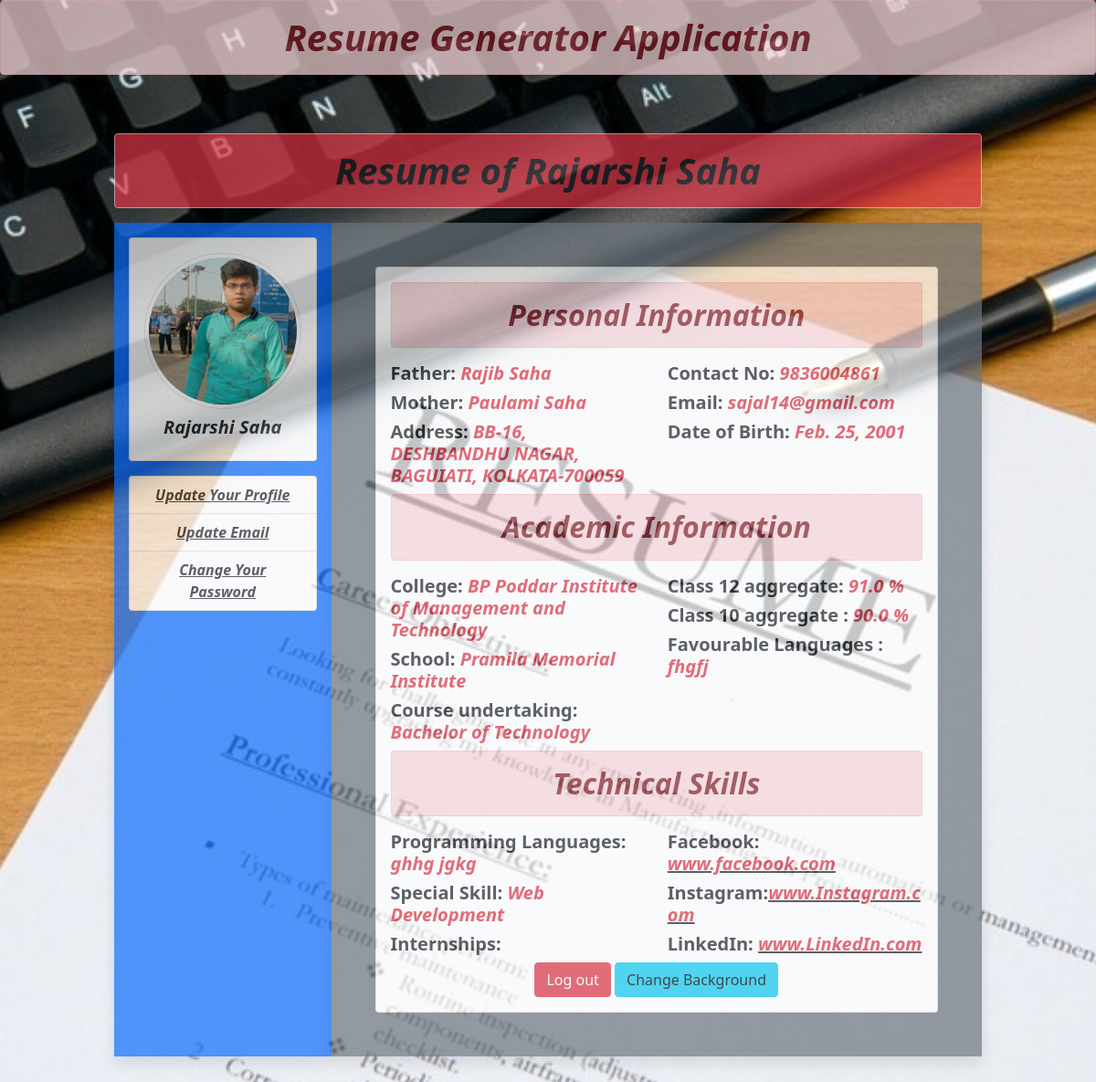
/viewResume/15/ (signed in), run on the app's committed database.
### resume/models.py (models this page shows, shortened)
class profile(models.Model):
    user = models.ForeignKey(User, on_delete=models.CASCADE)
    name = models.CharField(max_length=100, default=' ')
    profile_img = models.ImageField(upload_to='pro_img', blank=True)
    dob = models.DateField()
    mobile_no = models.PositiveIntegerField()
    state = models.CharField(max_length=200, choices=STATE_CHOICES)
    address = models.CharField(max_length=250)
    father_name = models.CharField(max_length=150)
    mother_name = models.CharField(max_length=150)
    college_name = models.TextField()
    school_name = models.TextField()
    class_12 = models.FloatField()
    class_10 = models.FloatField()
    persue_course = models.CharField(max_length=150, choices=COURSE_CHOICES)
    language = models.TextField(blank=True)

class skills(models.Model):
    profile = models.OneToOneField(profile, on_delete=models.CASCADE)
    code = models.TextField(default='')
    skill_name = models.CharField(max_length=200)
    intern_exp = models.TextField()
    facebook = models.CharField(max_length=150)
    instagram = models.CharField(max_length=150)
    linkedIn = models.CharField(max_length=150)

### resume/views.py (the view)
# urls.py: path('viewResume/<int:id>/', views.resume_view, name='resumeView'),
def resume_view(request, id):
    if request.user.is_authenticated:
        prof = profile.objects.get(pk=id)
        skill = skills.objects.get(profile=prof.id)
        return render(request, 'resume.html', {'prof': prof, 'skill': skill})
    else:
        return HttpResponseRedirect('/')

### templates/resume.html (shortened to what this page needs)
{% extends 'base.html' %}
{% block content %}
<div class="row setRadius">
    <h1 class="text-center text-danger fw-bold bg-danger text-dark alert alert-danger shadow "> <i>Resume of {{prof.name}}
    </i> </h1>
    <div class="col-sm-3 shadow p-3 bg-primary">
        <div class="card">
            <div class="card-body">
                <img src={{prof.profile_img.url}} alt="" class="img-fluid img-thumbnail mb-2 setImage">
                <h5 class="text-center fw-bold"><strong><i>{{prof.name}}</i></strong></h5>
            </div>
        </div>
        <div class="list-group my-3">
            <a href="{% url 'updateProfile' prof.id %}" class="list-group-item text-center fw-bold"><u><i>Update Your Profile</i></u></a>
            <a href="{% url 'updateEmail' %}" class="list-group-item text-center fw-bold"><u><i>Update Email</i></u></a>
            <a href="{% url 'changePassword' %}" class="list-group-item text-center fw-bold"><u><i>Change Your Password</i></u></a>
        </div>
    </div>
    <div class="col-sm-9 shadow p-5 bg-secondary">
        <div class="card">
            <div class="card-body">
                <h2 class="text-center alert alert-danger"> <strong> <i>Personal Information</i></strong> </h2>
                <div class="row">
                    <div class="col-sm-6">
                        <h5 class="fw-bold">Father: <strong class="text-danger"><i>{{prof.father_name}}</i></strong></h5>
                        <h5 class="fw-bold">Mother: <strong class="text-danger"><i>{{prof.mother_name}}</i></strong></h5>
                        <h5 class="fw-bold">Address: <strong class="text-danger"><i>{{prof.address}}</i></strong></h5>
                    </div>
                    <div class="col-sm-6">
                        <h5 class="fw-bold">Contact No: <strong class="text-danger"><i>{{prof.mobile_no}}</i></strong></h5>
                        <h5 class="fw-bold">Email: <strong class="text-danger"><i>{{request.user.email}}</i></strong></h5>
                        <h5 class="fw-bold">Date of Birth: <strong class="text-danger"><i>{{prof.dob}}</i></strong></h5>
                    </div>
                </div>
                <h2 class="text-center alert alert-danger"> <strong><i>Academic Information</i></strong> </h2>
                <div class="row">
                    <div class="col-sm-6">
                        <h5 class="fw-bold">College: <strong class="text-danger"><i>{{prof.college_name}}</i></strong></h5>
                        <h5 class="fw-bold">School: <strong class="text-danger"><i>{{prof.school_name}}</i></strong></h5>
                        <h5 class="fw-bold">Course undertaking: <strong class="text-danger"><i>{{prof.persue_course}}</i></strong></h5>
                    </div>
                    <div class="col-sm-6">
                        <h5 class="fw-bold">Class 12 aggregate: <strong class="text-danger"><i>{{prof.class_12}} %</i></strong></h5>
                        <h5 class="fw-bold">Class 10 aggregate : <strong class="text-danger"><i>{{prof.class_10}} %</i></strong> </h5>
                         <h5 class="fw-bold">Favourable Languages : <strong class="text-danger"><i>{{prof.language}}</i></strong> </h5>
                    </div>
                </div>
                <h2 class="text-center alert alert-danger"> <strong><i>Technical Skills</i></strong> </h2>
                <div class="row">
                    <div class="col-sm-6">
                        <h5 class="fw-bold">Programming Languages: <strong class="text-danger"><i>{{skill.code}}</i></strong></h5>
                        <h5 class="fw-bold">Special Skill: <strong class="text-danger"><i>{{skill.skill_name}}</i></strong></h5>
                        <h5 class="fw-bold">Internships: <strong class="text-danger"></strong></h5>
                    </div>
                    <div class="col-sm-6">
                        <h5 class="fw-bold">Facebook: <u> <a href="{{skill.facebook}}/" class="text-decoration-none"><strong class="text-danger"><i>{{skill.facebook}} </i></strong></a> </u></h5>
                        <h5 class="fw-bold">Instagram:<u><a href="{{skill.instagram}}/" class="text-decoration-none"><strong class="text-danger"><i>{{skill.instagram}} </i></strong></a></u></h5>
                        <h5 class="fw-bold">LinkedIn: <u><a href="{{skill.linkedIn}}/" class="text-decoration-none"><strong class="text-danger"><i>{{skill.linkedIn}} </i></strong></a></u></h5>
                    </div>
                    <div class="text-center">
                        <a href="{% url 'logout'%}" class="btn btn-danger">Log out</a>
                        <a href="#" class="btn btn-info" id="change">Change Background</a>
                    </div>
                </div>
            </div>
        </div>
    </div>
</div>
{% endblock content %}

### resume/static/resume/css/style.css (style rules this page uses)
.setRadius { border-radius: 50%; }
.setImage { border-radius: 50%; }
body { background: url('/static/resume/images/resume_image.jpg'); opacity: 0.7; background-size: cover; background-position: center; }

### data on the page
profile: name "Rajarshi Saha", profile_img (picture), father_name "Rajib Saha", mother_name "Paulami Saha", address "BB-16, DESHBANDHU NAGAR, BAGUIATI, KOLKATA-700059", mobile_no "9836004861", dob "Feb. 25, 2001", college_name "BP Poddar Institute of Management and Technology", school_name "Pramila Memorial Institute", persue_course "Bachelor of Technology", class_12 "91.0", class_10 "90.0", language "fhgfj"
skills: code "ghhg jgkg", skill_name "Web Development", facebook "www.facebook.com", instagram "www.Instagram.com", linkedIn "www.LinkedIn.com"

### other printed values
{{ request.user.email }} "sajal14@gmail.com"
